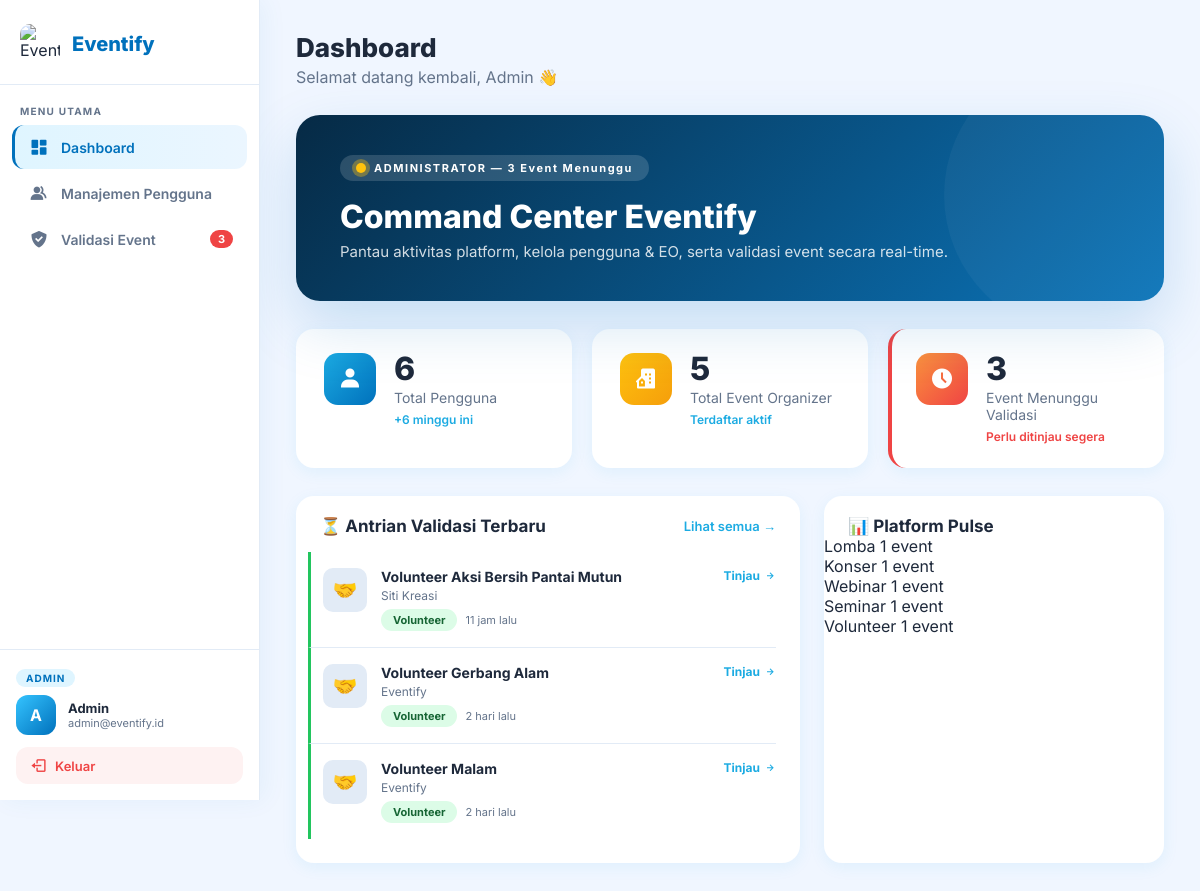
/app/views/admin/index.php, run on the app's committed database.
### tables this page shows
CREATE TABLE `event` (
  `id_event` int NOT NULL,
  `id_user` int NOT NULL,
  `id_kategori` int NOT NULL,
  `judul` varchar(255) NOT NULL,
  `waktu_pelaksanaan` datetime NOT NULL,
  `biaya` int DEFAULT '0',
  `lokasi` varchar(255) NOT NULL,
  `kuota` int NOT NULL,
  `deskripsi` text NOT NULL,
  `benefit` text,
  `cover_image` varchar(255) DEFAULT NULL,
  `status_publikasi` enum('Pending','Dipublikasikan','Ditolak') DEFAULT 'Pending',
  `created_at` timestamp NULL DEFAULT CURRENT_TIMESTAMP
);

CREATE TABLE `kategori` (
  `id_kategori` int NOT NULL,
  `kategori` varchar(50) NOT NULL
);

CREATE TABLE `users` (
  `id` int NOT NULL,
  `nama_lengkap` varchar(100) NOT NULL,
  `nama_organisasi` varchar(100) DEFAULT NULL,
  `email` varchar(100) NOT NULL,
  `password` varchar(255) NOT NULL,
  `role` enum('Admin','EO','User') NOT NULL
);

### app/views/admin/index.php (the view, shortened to what this page needs)
<?php
require_once '../../../koneksi/koneksi.php';
$q_users = $conn->query("SELECT COUNT(*) AS total FROM users WHERE role = 'User'");
$total_users = $q_users ? $q_users->fetch_assoc()['total'] : 0;
$q_new = $conn->query("SELECT COUNT(*) AS total FROM users WHERE role = 'User'");
$new_users = ($q_new && $q_new->num_rows) ? $q_new->fetch_assoc()['total'] : 0;
$q_eo = $conn->query("SELECT COUNT(*) AS total FROM users WHERE role = 'EO'");
$total_eo = $q_eo ? $q_eo->fetch_assoc()['total'] : 0;
$q_pend = $conn->query("SELECT COUNT(*) AS total FROM event WHERE status_publikasi = 'pending'");
$total_pending = $q_pend ? $q_pend->fetch_assoc()['total'] : 0;
$q_feed = $conn->query("
    SELECT e.id_event, e.judul, k.kategori, e.created_at, e.cover_image,
           u.nama_lengkap, u.nama_organisasi
    FROM event e
    JOIN users u ON e.id_user = u.id
    JOIN kategori k ON e.id_kategori = k.id_kategori
    WHERE e.status_publikasi = 'pending'
    ORDER BY e.created_at DESC
    LIMIT 5
");
$q_pulse = $conn->query("SELECT kategori, COUNT(*) AS total FROM kategori GROUP BY kategori ORDER BY total DESC");
$pulse_data = [];
if ($q_pulse) {
    while ($row = $q_pulse->fetch_assoc()) {
        $pulse_data[] = $row;
    }
}
function relative_time($dt)
{
    $diff = time() - strtotime($dt);
    if ($diff < 86400)
        return floor($diff / 3600) . ' jam lalu';
    return floor($diff / 86400) . ' hari lalu';
}
$cat_color = ['Seminar' => 'cat-seminar', 'Webinar' => 'cat-webinar', 'Volunteer' => 'cat-volunteer', 'Konser' => 'cat-konser'];
$cat_badge = ['Seminar' => 'blue', 'Webinar' => 'yellow', 'Volunteer' => 'green', 'Konser' => 'purple'];
$cat_emoji = ['Seminar' => '🎓', 'Webinar' => '💻', 'Volunteer' => '🤝', 'Konser' => '🎵'];
?>
<!DOCTYPE html>
<html lang="id">
<head>
    <link rel="stylesheet" href="<?= BASEURL ?>/assets/css/admin/admin-style.css">
</head>
<body>
    <?php include 'sidebar.php'; ?>
    <main class="main">
        <div class="page-header">
            <h1>Dashboard</h1>
            <p>Selamat datang kembali, <?= htmlspecialchars($_SESSION['nama_lengkap'] ?? 'Admin') ?> 👋</p>
        </div>
        <div class="hero-banner">
            <div class="hero-label">
                <span class="live-dot <?= $total_pending > 0 ? 'yellow' : 'green' ?>"></span>
                ADMINISTRATOR
                <?= $total_pending > 0 ? '— ' . $total_pending . ' Event Menunggu' : '— Semua Bersih' ?>
            </div>
            <h2>Command Center Eventify</h2>
            <p>Pantau aktivitas platform, kelola pengguna & EO, serta validasi event secara real-time.</p>
        </div>
        <div class="stat-grid">
            <div class="stat-card">
                <div class="stat-icon teal"><i class='bx bxs-user'></i></div>
                <div>
                    <div class="stat-val"><?= $total_users ?></div>
                    <div class="stat-label">Total Pengguna</div>
                    <div class="stat-ctx">+<?= $new_users ?> minggu ini</div>
                </div>
            </div>
            <div class="stat-card">
                <div class="stat-icon gold"><i class='bx bxs-building-house'></i></div>
                <div>
                    <div class="stat-val"><?= $total_eo ?></div>
                    <div class="stat-label">Total Event Organizer</div>
                    <div class="stat-ctx">Terdaftar aktif</div>
                </div>
            </div>
            <div class="stat-card <?= $total_pending > 0 ? 'urgent' : '' ?>">
                <div class="stat-icon orange"><i class='bx bxs-time-five'></i></div>
                <div>
                    <div class="stat-val"><?= $total_pending ?></div>
                    <div class="stat-label">Event Menunggu Validasi</div>
                    <div class="stat-ctx" style="color:<?= $total_pending > 0 ? '#EF4444' : '#22C55E' ?>">
                        <?= $total_pending > 0 ? 'Perlu ditinjau segera' : 'Tidak ada antrian' ?>
                    </div>
                </div>
            </div>
        </div>
        <div class="dash-grid">
            <div class="card">
                <div class="card-head">
                    <h3>⏳ Antrian Validasi Terbaru</h3>
                    <a href="<?= BASEURL ?>/app/views/admin/validasi.php">Lihat semua →</a>
                </div>
                <div class="feed-list">
                    <?php if ($q_feed && $q_feed->num_rows > 0): ?>
                        <?php while ($ev = $q_feed->fetch_assoc()): ?>
                            <?php
                            $cls = $cat_color[$ev['kategori']] ?? '';
                            $bdg = $cat_badge[$ev['kategori']] ?? 'blue';
                            $ico = $cat_emoji[$ev['kategori']] ?? '📅';
                            $eo_label = $ev['nama_organisasi'] ?: $ev['nama_lengkap'];
                            ?>
                            <div class="feed-item <?= $cls ?>">
                                <div class="feed-thumb"><?= $ico ?></div>
                                <div class="feed-info">
                                    <div class="feed-title"><?= htmlspecialchars($ev['judul']) ?></div>
                                    <div class="feed-eo"><?= htmlspecialchars($eo_label) ?></div>
                                    <div class="feed-meta">
                                        <span class="badge <?= $bdg ?>"><?= $ev['kategori'] ?></span>
                                        <span class="feed-time"><?= relative_time($ev['created_at']) ?></span>
                                    </div>
                                </div>
                                <a href="<?= BASEURL ?>/app/views/admin/validasi.php" class="feed-review">
                                    Tinjau <i class='bx bx-right-arrow-alt'></i>
                                </a>
                            </div>
                        <?php endwhile; ?>
                    <?php endif; ?>
                </div>
            </div>
            <div class="card">
                <div class="card-head">
                    <h3>📊 Platform Pulse</h3>
                </div>
                <div class="pulse-list">
                    <?php if (!empty($pulse_data)): ?>
                        <?php foreach ($pulse_data as $p): ?>
                            <div class="pulse-row">
                                <div class="pulse-header">
                                    <span><?= $p['kategori'] ?></span>
                                    <span><?= $p['total'] ?> event</span>
                                </div>
                            </div>
                        <?php endforeach; ?>
                    <?php endif; ?>
                </div>
            </div>
        </div>
    </main>
</body>
</html>

### app/views/admin/sidebar.php
<?php
$badge_count = 0;
if (isset($conn)) {
    $r = $conn->query("SELECT COUNT(*) AS total FROM event WHERE status_publikasi = 'pending'");
    if ($r)
        $badge_count = $r->fetch_assoc()['total'];
}
$admin_nama = $_SESSION['nama_lengkap'] ?? 'Admin';
$admin_email = $_SESSION['email'] ?? 'admin@eventify.id';
$admin_init = strtoupper(substr($admin_nama, 0, 1));
$current = basename($_SERVER['PHP_SELF']);
?>
<div class="sidebar">
    <div class="sidebar-brand">
        <img src="https://user10230.na.imgto.link/public/20260503/cuplikan-layar-2026-05-03-215226.avif"
            alt="Eventify Logo">
        <span>Eventify</span>
    </div>
    <p class="sidebar-label">Menu Utama</p>
    <nav class="sidebar-nav">
        <a href="<?= BASEURL ?>/app/views/admin/index.php"
            class="nav-item <?= $current === 'index.php' ? 'active' : '' ?>">
            <i class='bx bxs-dashboard'></i>
            Dashboard
        </a>
        <a href="<?= BASEURL ?>/app/views/admin/manajemen-pengguna.php"
            class="nav-item <?= $current === 'manajemen-pengguna.php' ? 'active' : '' ?>">
            <i class='bx bxs-group'></i>
            Manajemen Pengguna
        </a>
        <a href="<?= BASEURL ?>/app/views/admin/validasi.php"
            class="nav-item <?= $current === 'validasi.php' ? 'active' : '' ?>">
            <i class='bx bxs-check-shield'></i>
            Validasi Event
            <?php if ($badge_count > 0): ?>
                <span class="nav-badge"><?= $badge_count ?></span>
            <?php endif; ?>
        </a>
    </nav>
    <div class="sidebar-footer">
        <div class="admin-pill">ADMIN</div>
        <div class="admin-card">
            <div class="admin-avatar"><?= $admin_init ?></div>
            <div class="admin-info">
                <h4><?= htmlspecialchars($admin_nama) ?></h4>
                <p><?= htmlspecialchars($admin_email) ?></p>
            </div>
        </div>
        <a href="<?= BASEURL ?>/app/controllers/auth/logout.php" class="logout-btn">
            <i class='bx bx-log-out'></i>
            Keluar
        </a>
    </div>
</div>

### data on the page
event: id_kategori.kategori "🤝", judul "Volunteer Aksi Bersih Pantai Mutun", id_user.nama_organisasi "Siti Kreasi", id_kategori.kategori "Volunteer", created_at "11 jam lalu"
event: id_kategori.kategori "🤝", judul "Volunteer Gerbang Alam", id_user.nama_organisasi "Eventify", id_kategori.kategori "Volunteer", created_at "2 hari lalu"
event: id_kategori.kategori "🤝", judul "Volunteer Malam", id_user.nama_organisasi "Eventify", id_kategori.kategori "Volunteer", created_at "2 hari lalu"

### other printed values
$badge_count "3"
$admin_init "A"
$admin_nama "Admin"
$admin_email "admin@eventify.id"
$_SESSION['nama_lengkap'] "Admin"
$total_pending "3"
$total_users "6"
$new_users "6"
$total_eo "5"
$p['kategori'] "Lomba"
$p['total'] "1"
$p['kategori'] "Konser"
$p['kategori'] "Webinar"
$p['kategori'] "Seminar"
$p['kategori'] "Volunteer"
